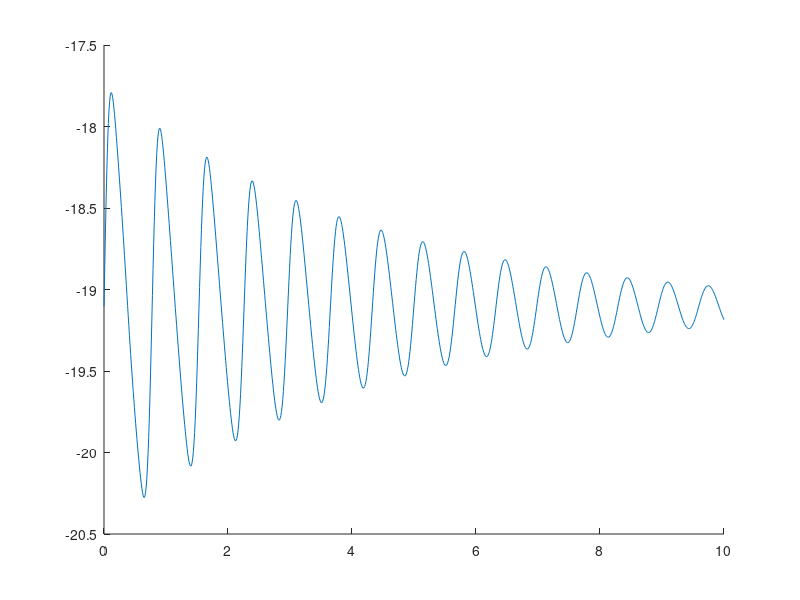

This figure's MATLAB source: (Note: this script raises an error after producing the figure.)
% Paramaters
I = 1;
b = 0.5;

kp = [41, 301, 617, 439]';
Tp =@(x) -sum(kp(1) + kp(2).*x + kp(3).*x.^2 + kp(4).*x.^3, 1);
Ta =@(t,x) 0;


f =@(t,x) [x(2); ...
         Tp(x(1)) - b*x(2)];
g =@(t,x) [0;
         Ta(t,x)];

xd =@(t,x) f(t,x) + g(t,x); 


tt = linspace(0,10,1000);

[T,X] = ode45(@(t,x) ...
              xd(t,x), tt, [0;0]);

y = Tp(X(:,1)) - b*(X(:,2)) + Ta(T,X(:,1));

figure; hold all
  plot(tt,y)
  plot(tt,Y(:,1))
